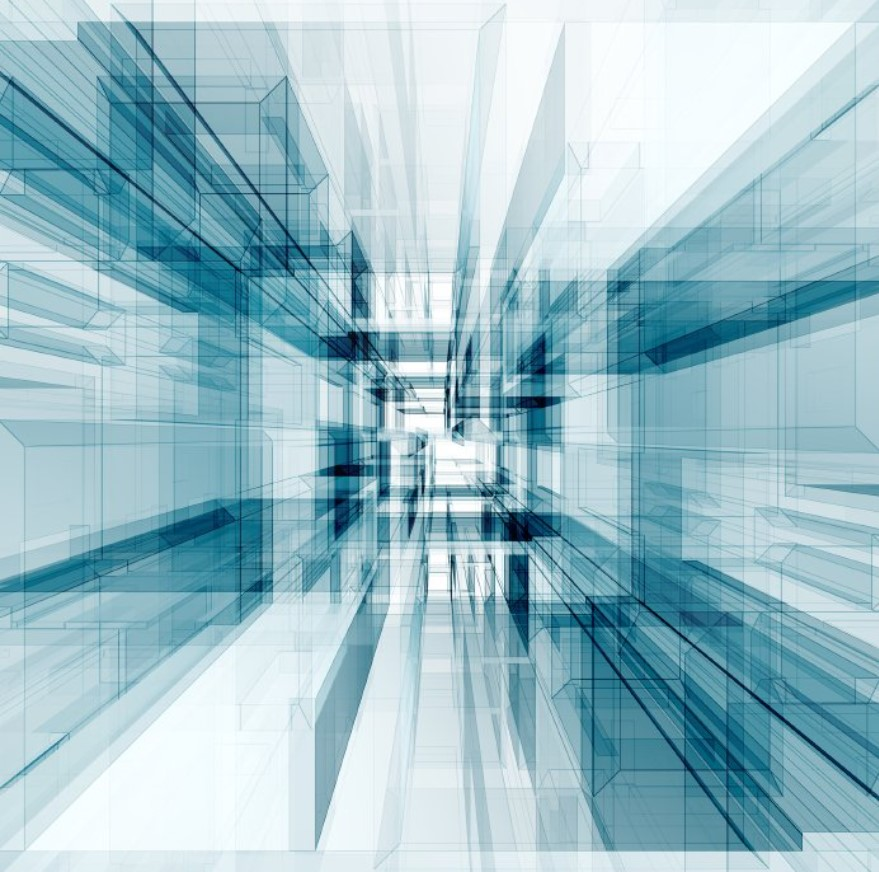
#> input picture Python/lab_6_14_feb_2023/abs_idea.jpg, 879 x 872 px, found by its file name
$ python hogh_pass.py
#> lines starting #> are read from the running program, lines starting #| are printed output that depends on the picture
# -*- coding: utf-8 -*-
"""
Created on Tue Feb 21 00:48:07 2023

@author: DDas
"""


import cv2

img = cv2.imread("D:/Programing_works/6th_semester_work/Python/lab_6_14_feb_2023/abs_idea.jpg")
#> img is the input picture: shape (872, 879, 3); mean B, G, R 202.2, 192, 156.4
img = cv2.resize(img, (680, 520),
                 interpolation=cv2.INTER_CUBIC)
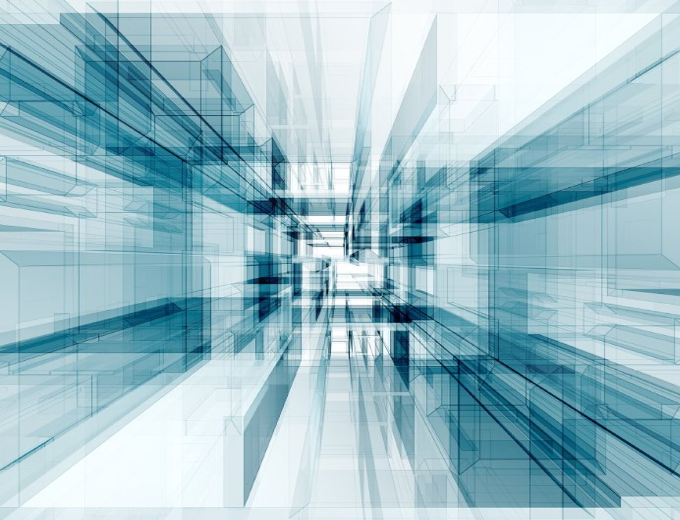
#> img: shape (520, 680, 3); mean B, G, R 202.2, 192, 156.4

# subtract the original image with the blurred image
# after subtracting add 127 to the total result
hpf = img - cv2.GaussianBlur(img, (21, 21), 3)+127
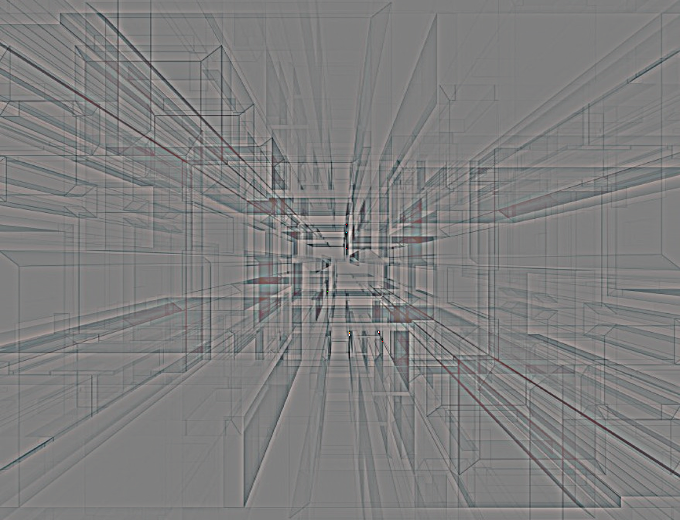
#> hpf: shape (520, 680, 3); mean B, G, R 127, 127, 127

# display both original image and filtered image
cv2.imshow("Original", img)
cv2.imshow("High Passed Filter", hpf)

# cv2.waitkey is used to display
# the image continuously
# if you provide 1000 instead of 0 then
# image will close in 1sec
# you pass in milli second
cv2.waitKey(0)
cv2.destroyAllWindows()
